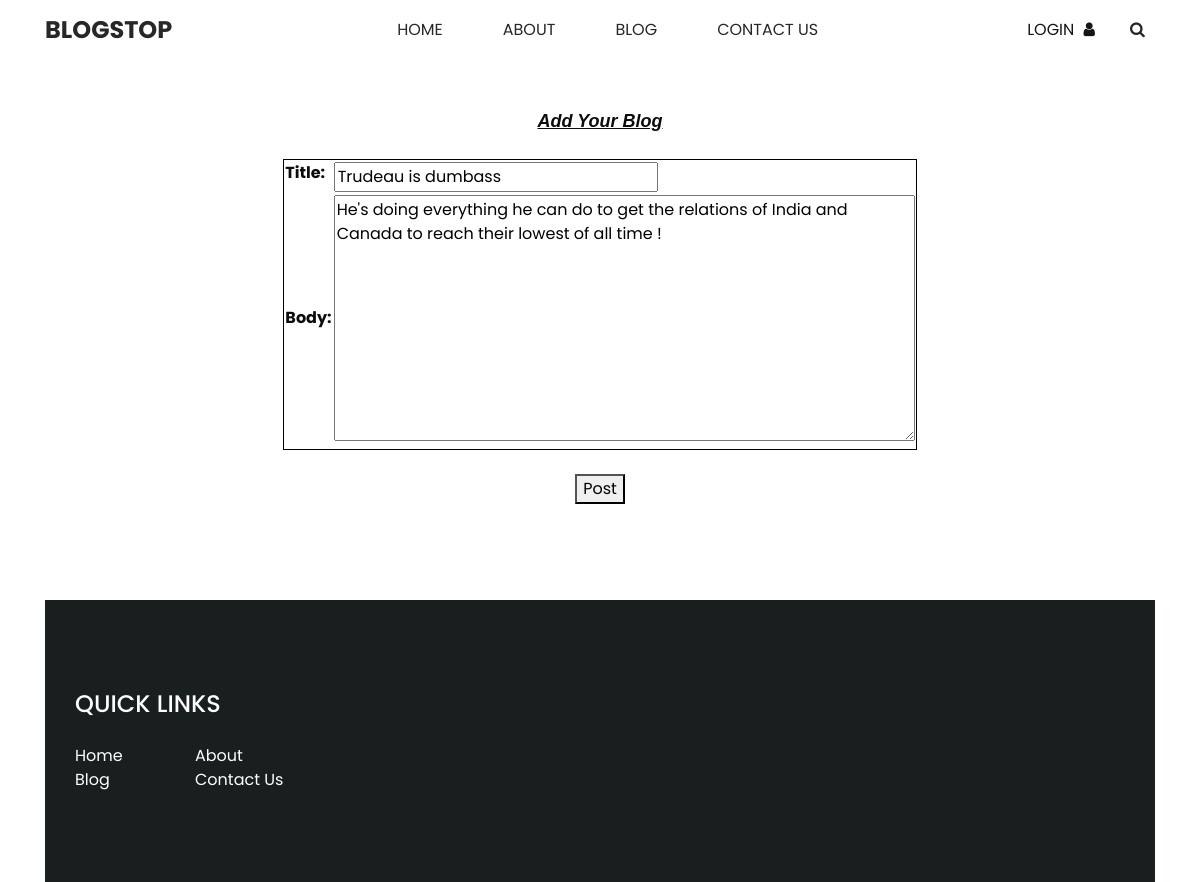
The page /article/update/1 on the database as committed earlier.
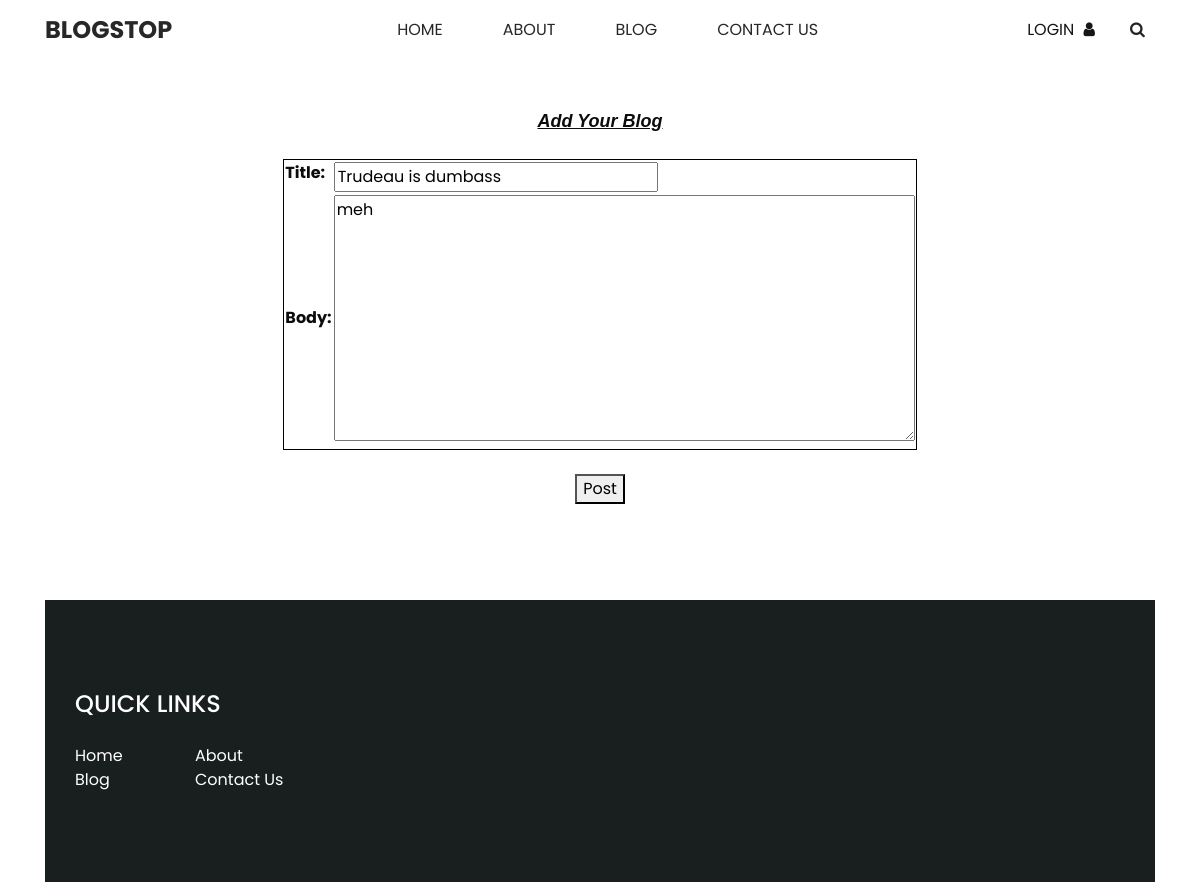
The same page on the database as committed later.
### blog/models.py (models this page shows, shortened)
class Post(models.Model):
    title = models.CharField(max_length=100)
    author = models.ForeignKey(User, on_delete=models.CASCADE)
    body = models.TextField()

### blog/views.py (the view)
# urls.py: path('article/update/<int:pk>', UpdatePostView.as_view(), name='update_post'),
class UpdatePostView(UpdateView):
    model = Post
    template_name = "blog/updateblog.html"
    fields = ['title', 'body']

### templates/blog/updateblog.html (shortened to what this page needs)
<!DOCTYPE html>
<html>
<head>
  {% load static %}
  <link rel="stylesheet" type="text/css" href="{% static 'css/bootstrap.css' %}" />
  <link href="{% static 'css/font-awesome.min.css' %}" rel="stylesheet" />
  <link href="{% static 'css/style.css' %}" rel="stylesheet" />
  <link href="{% static 'css/responsive.css' %}" rel="stylesheet" />
</head>
<body class="sub_page">
  <div class="hero_area">
    <header class="header_section long_section px-0">
      <nav class="navbar navbar-expand-lg custom_nav-container ">
        <a class="navbar-brand" href="index">
          <span>
            BlogStop
          </span>
        </a>
        <div class="collapse navbar-collapse" id="navbarSupportedContent">
          <div class="d-flex mx-auto flex-column flex-lg-row align-items-center">
            <ul class="navbar-nav ">
              <li class="nav-item ">
                <a class="nav-link" href="index">Home <span class="sr-only">(current)</span></a>
              </li>
              <li class="nav-item">
                <a class="nav-link" href="about"> About</a>
              </li>
              <li class="nav-item">
                <a class="nav-link" href="blog.html">Blog</a>
              </li>
              <li class="nav-item active">
                <a class="nav-link" href="contact">Contact Us</a>
              </li>
            </ul>
          </div>
          {% if user.is_authenticated %}
          <h3>Hello {{fname}}!</h3>
          <button type="submit"><a href="/signout">SignOut</a></button>
          {% else %}
          <div class="quote_btn-container">
            <a href="signin">
              <span>
                Login
              </span>
              <i class="fa fa-user" aria-hidden="true"></i>
            </a>
            <form class="form-inline">
              <button class="btn  my-2 my-sm-0 nav_search-btn" type="submit">
                <i class="fa fa-search" aria-hidden="true"></i>
              </button>
            </form>
          </div>
          {% endif %}
        </div>
      </nav>
    </header>
  </div>
    <body>
        <br>
            <br>
        <center style="font-family: 'Gill Sans', 'Gill Sans MT', Calibri, 'Trebuchet MS', sans-serif; font-size: large; font-style: italic;"><strong><u>Add Your Blog</u></strong></center>
        <br>
        <table style="border:1px solid black;margin-left:auto;margin-right:auto;">
        <form method="post">
            {{ form.as_table }}
        </table>
        <br>
        <div style="text-align: center;">
            <button>Post</button>
        </div>
            <br>
            <br>
            <br>
            <br>
    <section class="info_section long_section">
    <div class="container">
      <div class="info_top ">
        <div class="row ">
          <div class="col-sm-6 col-md-4 col-lg-3">
            <div class="info_links">
              <h4>
                QUICK LINKS
              </h4>
              <div class="info_links_menu">
                <a class="" href="index">Home <span class="sr-only">(current)</span></a>
                <a class="" href="about"> About</a>
                <a class="" href="blog.html">Blog</a>
                <a class="" href="contact">Contact Us</a>
              </div>
            </div>
          </div>
      </div>
    </div>
  </section>
</body>
</html>

Rows that differ between the two databases and show on the page:
changed Post "Trudeau is dumbass": body "He's doing everything he can do to get the relations of India and Canada to reach their lowest of all time !" → "meh"
